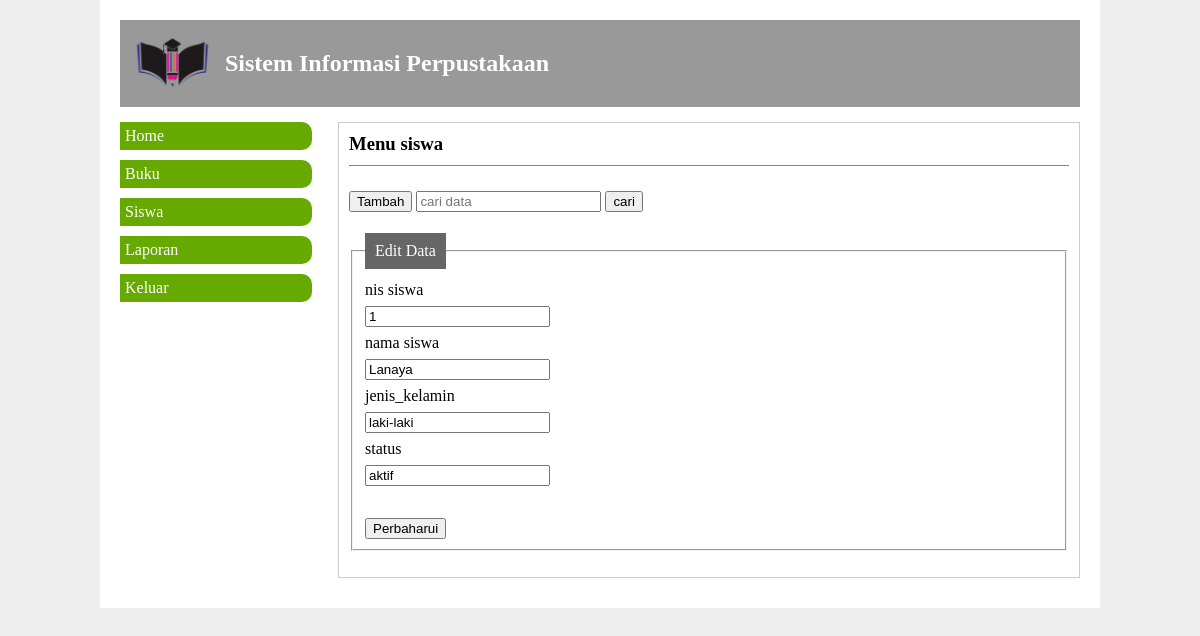
Screenshot of /index.php?p=siswa&a=edit&cr=1 (signed in) with the database file from the repository.
### tables this page shows
CREATE TABLE `siswa` (
  `nis` int(255) NOT NULL,
  `nama` varchar(255) NOT NULL,
  `jenis_kelamin` varchar(255) NOT NULL,
  `status` varchar(255) NOT NULL
);

### siswa.php (the view, shortened to what this page needs)
<?php
 require_once "koneksi.php";
 $cr=$_GET['cr'];
 $aksi=$_GET['a'];
?>
<h3>Menu siswa</h3>
<div class="fhead">
 <a href="index.php?p=siswa&a=input"><button>Tambah</button></a>
 <form>
 <input type="text" name="cr" placeholder="cari data">
 <input type="submit" name="cari" value="cari">
 </form>
</div>
<?php if($aksi=="input"){?>
<form action="siswa_aksi.php?p=siswa" method="post">
 <fieldset>
<legend>Input Data</legend>
nis siswa<br>
<input type="text" name="nis" placeholder="nis siswa"
><br>
nama siswa<br>
<input type="text" name="nama" placeholder="nama siswa"
required><br>
jenis_kelamin<br>
<input type="text" name="jenis_kelamin"
placeholder="jenis_kelamin" required><br>
status<br>
<input type="text" name="status" placeholder="status"
required><br>
<input type="submit" name="insert" value="Simpan">
 </fieldset>
 </form>
<?php }else if($aksi=="edit"){
 $qr=mysqli_query($konek,"select * from siswa where
nis='$cr'");
 $dt=mysqli_fetch_array($qr);
?>
 <form action="siswa_aksi.php?p=siswa" method="post">
 <fieldset>
<legend>Edit Data</legend>
nis siswa<br>
<input type="text" name="nis" placeholder="nis siswa"
value="<?=$dt['nis']?>" readonly required><br>
nama siswa<br>
<input type="text" name="nama" placeholder="nama siswa"
value="<?=$dt['nama']?>" required><br>
jenis_kelamin<br>
<input type="text" name="jenis_kelamin"
placeholder="jenis_kelamin" value="<?=$dt['jenis_kelamin']?>"
required><br>
status<br>
<input type="text" name="status" placeholder="status"
value="<?=$dt['status']?>" required><br>
<br>
<input type="submit" name="update" value="Perbaharui">
 </fieldset>
 </form>
<?php }else{
 if(mysqli_num_rows($qr)>0){
?>
 <table border="1">
 <tr>
 <th>No</th>
 <th>nis</th>
 <th>nama</th>
 <th>jenis_kelamin</th>
 <th>status</th>
 <th>Aksi</th>
 </tr>
<?php
 while($dt=mysqli_fetch_array($qr)){
?>
 <tr>
<td><?=++$no;?></td>
<td><?=$dt['nis'];?></td>
<td><?=$dt['nama'];?></td>
<td><?=$dt['jenis_kelamin'];?></td>
<td><?=$dt['status'];?></td>
<td>
 <a
href="index.php?p=siswa&a=edit&cr=<?=$dt['nis']?>"><button
class="bt bt-edit">edit</button></a>
 <a href="siswa_aksi.php?p=siswa&a=hapus&cr=<?=$dt['nis']?>"
onclick="return confirm('yakin akan dihapus?')"><button
class="bt bt-del">delete</button></a>
</td>
 </tr>
<?php } ?>
 </table>
<?php }}?>

### gaya.css (style rules this page uses)
body { margin:0px; background:#eee; font-family:calibri; }
.kanan h3 { display:block; margin-top:0px; padding-bottom:10px; border-bottom:1px solid #696; }
.kanan button { margin-bottom:10px; }
.fhead button,.fhead form { display:inline-block; }
.kanan a { text-decoration:none; }
.kanan form { line-height:200%; }
legend { background:#666; color: #fff; padding: 2px 10px; }

### rows the page displays
siswa: nis "1", nama "Lanaya", jenis_kelamin "laki-laki", status "aktif"
